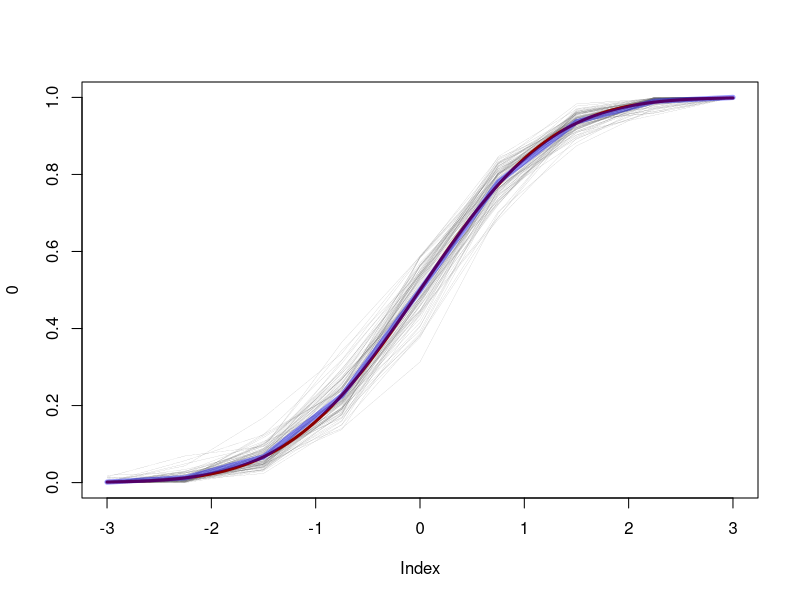

Source code (R):
rdir <- function(N,a) {
  k <- length(a)
  x <- matrix(rgamma(k*N, a, 1), N, k, byrow=T)
  rowsums <- x %*% rep(1,k)
  x / as.vector(rowsums)
}

# Using the dirichlet distribution from gamma's
dp <- function(N=1,pG,a,xlim=c(0,1),n=1000) {
  x <- seq(xlim[1],xlim[2],length=n)
  x <- sort(c(-1e1000,x))
  dG0 <- pG(x[-1]) - pG(x[-length(x)])
  out <- rdir(N,a*dG0)
  G <- t(apply(out,1,cumsum))
  list("G"=G, "x"= x[-1])
}

########
N <- 100
a <- 100
xlim <- c(-3,3)
n <- 9
pG <- function(x) pnorm(x)

X <- dp(N=N,pG=pG,a=a,xlim=xlim,n=n)
plot(0,xlim=range(X$x),ylim=c(0,1),cex=0)
for (i in 1:nrow(X$G)) {
  lines(X$x,X$G[i,],type="l",col=rgb(.4,.4,.4),lwd=.1)
  cat("\r", i/nrow(X$G))
}
curve(pnorm,add=T,col="darkred",lwd=3)
EG <- apply(X$G,2,mean)
lines(X$x,EG,col=rgb(0,0,1,.4),lwd=5)

